Frame 1 (no input): blank canvas, image omitted
Frame 60 (no input): blank canvas, image omitted
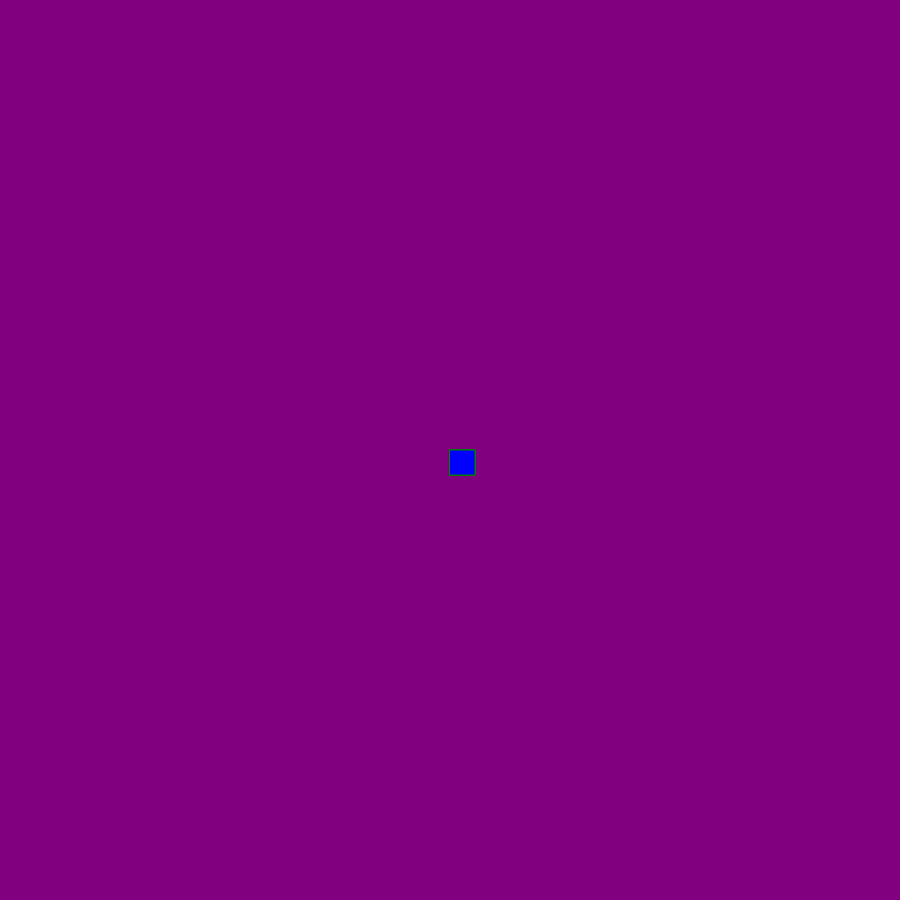
Frame 120 (the mouse pressed at the canvas centre since frame 60)

The p5.js sketch whose frames 1 and 60 were blank and that drew this single picture after the mouse press (run headless with seeded random() and noise() and a simulated clock; from frame 60 on, the mouse is pressed at the canvas centre):

// p5.js sketch
// ── sketch.js
function setup() {
    createCanvas(900, 900) ;
      background("purple");
    
  }
 
 function draw() {
   
   stroke("green");
   fill ("blue");
   
   if(mouseIsPressed){ 
     rect(mouseX, mouseY, 25, 25);
   }
 }
 
